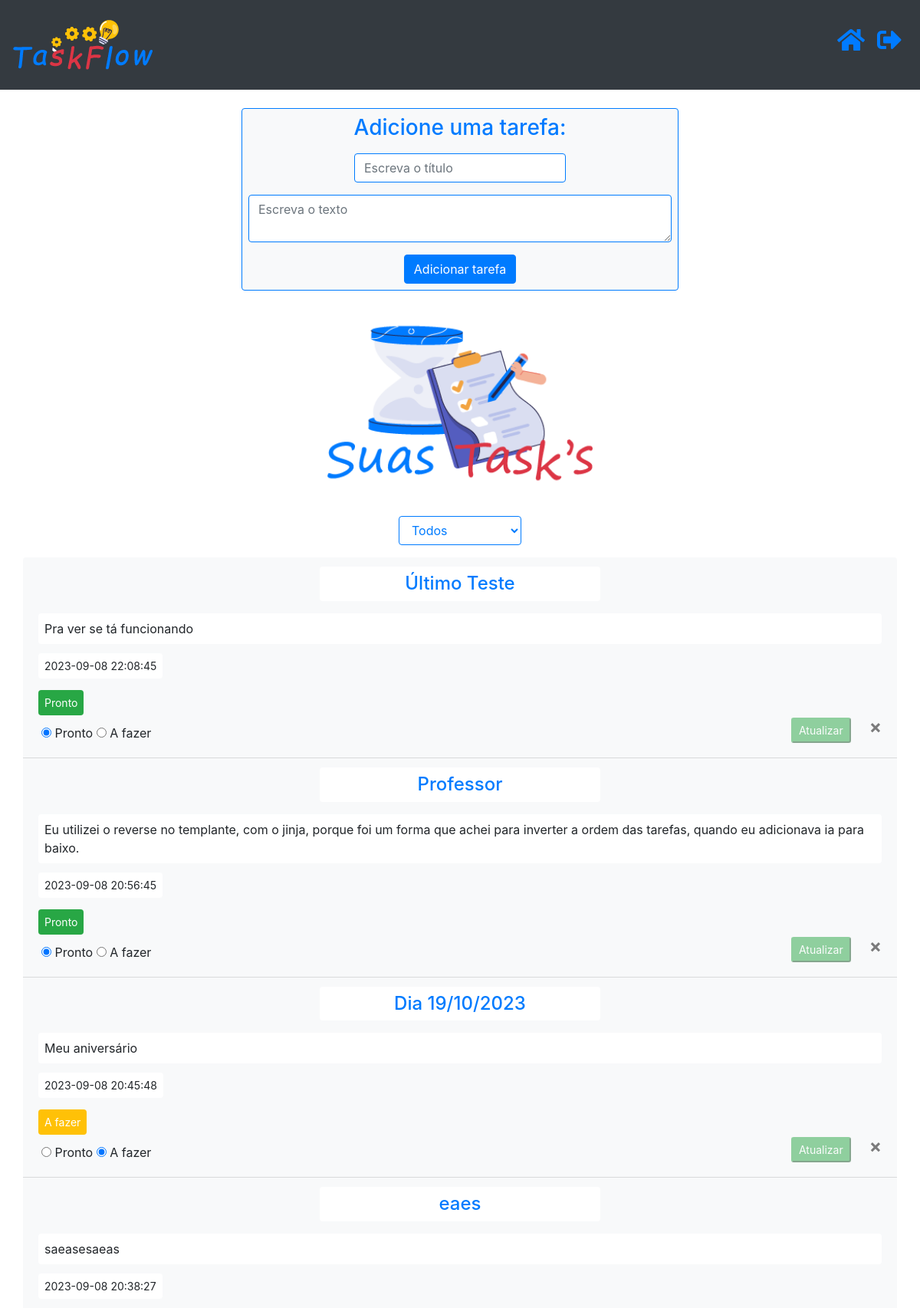
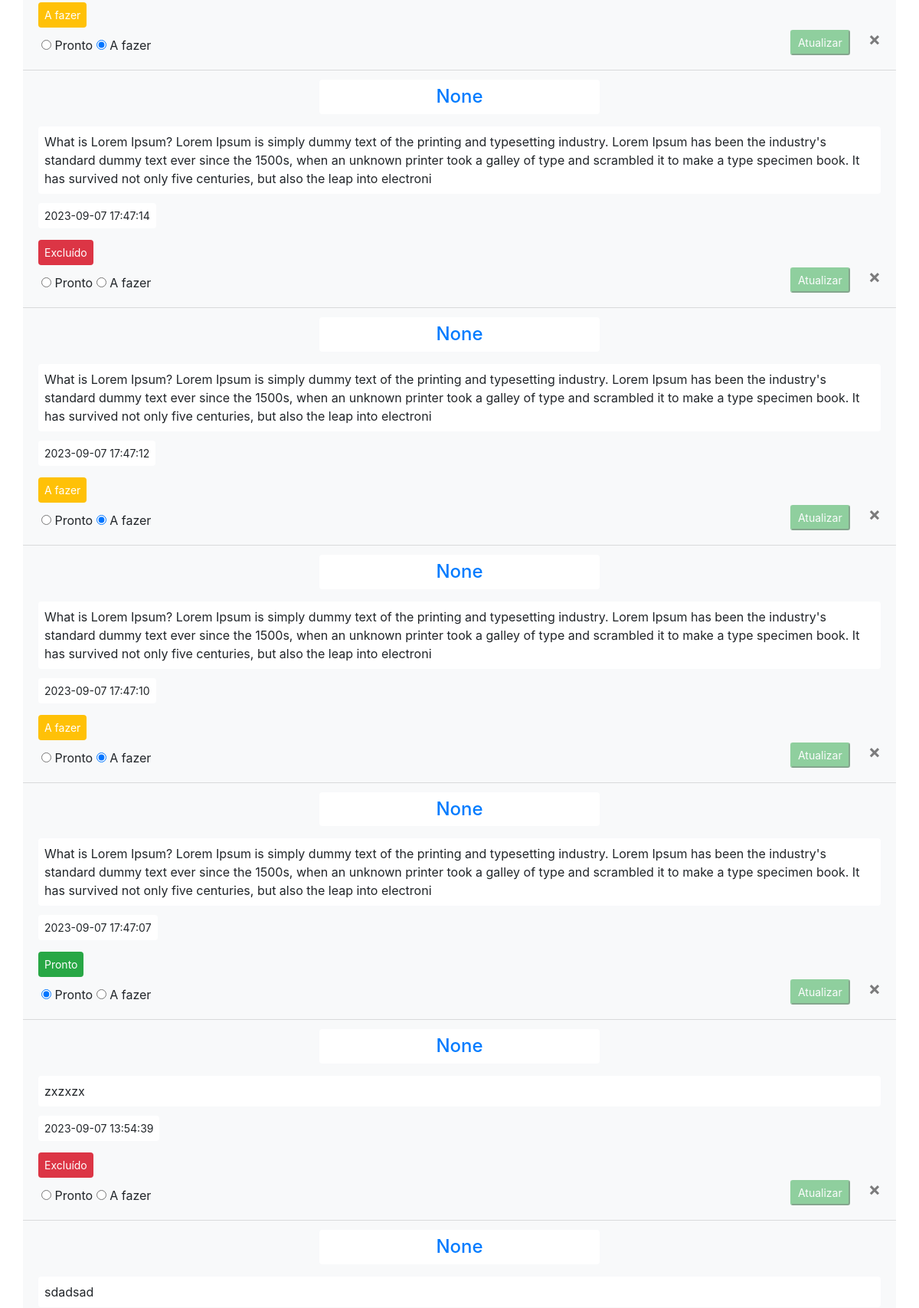
/ (signed in, upper part), run on the app's committed database (2 pictures, top to bottom).
### website/models.py (models this page shows)
class Tarefa(db.Model):
    id = db.Column(db.Integer, primary_key=True)
    titulo = db.Column(db.String(55))
    texto = db.Column(db.String(1000))
    data = db.Column(db.DateTime(timezone=True), default=func.now())
    usuario_id = db.Column(db.Integer, db.ForeignKey('usuario.id'))
    publica = db.Column(db.Boolean, default=False)
    status_id = db.Column(db.Integer, db.ForeignKey('estado.id'))

### website/views.py (the view, shortened to what this page needs)
@views.route('/', methods=['GET', 'POST'])
@login_required
def home():
    return render_template("home.html", usuario=current_user)

### website/__init__.py (called while the page is built)
def create_app():
    app = Flask(__name__)
    app.config['SECRET_KEY'] = 'você não vai advinhar'
    app.config['SQLALCHEMY_DATABASE_URI'] = f'sqlite:///{DB_NAME}'
    db.init_app(app)
    migrate = Migrate(app, db)
    from .views import views
    from .auth import auth
    app.register_blueprint(views, url_prefix='/')
    app.register_blueprint(auth, url_prefix='/')
    from .models import Usuario, Tarefa
    login_manager = LoginManager()
    login_manager.login_view = 'auth.login'
    login_manager.login_message= 'Faça o login para acessar esta página.'
    login_manager.init_app(app)
    @login_manager.user_loader
    def load_user(id):
        return Usuario.query.get(int(id))
    return app

### website/templates/home.html (shortened to what this page needs)
{% extends "base.html" %}
{% block content %}
<form class="row" method="POST">
    <div class="text-center col-md-6 offset-md-3 bg-light rounded p-2 border border-primary">
        <legend class="text-primary h3">Adicione uma tarefa:</legend>
        <input name="titulo" id="titulo" placeholder="Escreva o título" class="form-control my-3 col-md-6 offset-md-3 border border-primary"></input>
        <textarea name="tarefa" id="tarefa" placeholder="Escreva o texto" class="form-control my-3 border border-primary"></textarea>
        <div class="d-flex justify-content-center">
            <button type="submit" class="btn btn-primary">Adicionar tarefa</button>
        </div>
    </div>
</form>
<div class="row mt-4">
    <img class="img-fluid col-12 col-md-4 offset-md-4" src="../static/images/suastasks.png">
</div>
<form>
    <div class="row ">
        <div class="form-group col-6 offset-3 col-md-2 offset-md-5 ">
            <select class="form-control  border border-primary text-primary" id="filtro">
                <option value="todos">Todos</option>
            </select>
        </div>
    </div>
</form>
<ul class="list-group list-group-flush rounded" id="tarefas">
    {% for tarefa in usuario.tarefas|reverse %}
        <li class="list-group-item bg-light row" data-status="{{ tarefa.status_id }}">
            <p class="bg-white p-2 rounded text-primary text-center h4 mb-3 col-6 offset-3 col-md-4 offset-md-4">{{ tarefa.titulo }}</p>
            <p class="bg-white p-2 rounded">{{ tarefa.texto }}</p>
            <small class="bg-white p-2 rounded">{{ tarefa.data }}</small>
            <br>
            <br>
            {% if tarefa.status_id == 1 %}
                <small class="text-white bg-warning p-2 rounded">A fazer</small>
            {% elif tarefa.status_id == 2 %}
                <small class="text-white bg-success p-2 rounded">Pronto</small>
            {% else %}
                <small class="text-white bg-danger p-2 rounded">Excluído</small>
            {% endif %}
            <br>
            <form method="post" action="/update/{{ tarefa.id }}">
                <div class="row ml-1 mt-2">
                    <div class="form-radio col-6 mt-1 mt-md-2 p-0">
                        <input type="radio" id="pronto" name="status" value="pronto" {% if tarefa.status_id == 2 %}checked{% endif %}>
                        <label for="pronto">Pronto</label>
                        <input type="radio" id="afazer" name="status" value="afazer" {% if tarefa.status_id == 1 %}checked{% endif %}>
                        <label for="afazer">A fazer</label>
                    </div>
                    <div class="col-6">
                        <button type="button" class="close" onClick="deleteTarefa({{ tarefa.id }})">
                            <span aria-hidden="true">&times;</span>
                        </button>
                        <div class="close mr-4">
                            <button type="submit" class="btn-sm btn-success">Atualizar</button>
                        </div>
                    </div>
                </div>
            </form>
        </li>
    {% else %}
        <li>Nenhuma tarefa cadastrada.</li>
    {% endfor %}
</ul>
{% endblock %}

### website/templates/base.html (shortened to what this page needs)
<!doctype html>
<html lang="pt-BR">
  <head>
    <link rel="stylesheet" href="https://cdn.jsdelivr.net/npm/bootstrap@4.6.2/dist/css/bootstrap.min.css"
>
    <link rel="stylesheet" href="https://cdnjs.cloudflare.com/ajax/libs/font-awesome/5.15.4/css/all.min.css">
  </head>
  <body>
    <nav class="navbar navbar-expand-lg navbar-dark bg-dark py-0">
        {% if usuario %}
          <a class="navbar-brand img-fluid " href="/"><img src="../static/images/taskflow.png"></a>
        {% else %}
          <a class="navbar-brand img-fluid" href="/login"><img src="../static/images/taskflow.png"></a>
        {% endif %}
        <div class="collapse navbar-collapse" id="navbarNav">
          <div class="ml-auto">
          <ul class="navbar-nav">
            {% if usuario %}
              <li class="nav-item active">
                <a class="nav-link text-primary h4" href="/"><i class="fas fa-home fa-lg"></i><span class="sr-only">(current)</span></a>
              </li>
              <li class="nav-item">
                <a class="nav-link text-primary h4" href="/logout"><i class="fas fa-sign-out-alt fa-lg"></i></a>
              </li>
            {% endif %}
          </ul>
          </div>
        </div>
      </nav>
    <div class="container mt-4 mb-5">
    {% block content %}
    {% endblock %}
    </div>
  </body>
</html>

### data on the page
Tarefa: titulo "Último Teste", texto "Pra ver se tá funcionando", data "2023-09-08 22:08:45", shows "Pronto", status_id "☑ Pronto", status_id "☐ A fazer"
Tarefa: titulo "Professor", texto "Eu utilizei o reverse no templante, com o jinja, porque foi um forma que achei para inverter a ordem das tarefas, quando eu adicionava ia para baixo.", data "2023-09-08 20:56:45", shows "Pronto", status_id "☑"
Tarefa: titulo "Dia 19/10/2023", texto "Meu aniversário", data "2023-09-08 20:45:48", shows "A fazer", status_id "☑"
Tarefa: titulo "eaes", texto "saeasesaeas", data "2023-09-08 20:38:27", shows "A fazer", status_id "☑"
Tarefa: titulo "None", texto "What is Lorem Ipsum? Lorem Ipsum is simply dummy text of the printing and typesetting industry. Lorem Ipsum has been the industry's standard dummy text ever since the 1500s, when an unknown printer took a galley of type and scrambled it to make a type specimen book. It has survived not only five centuries, but also the leap into electroni", data "2023-09-07 17:47:14", shows "Excluído"
Tarefa: titulo "None", texto "What is Lorem Ipsum? Lorem Ipsum is simply dummy text of the printing and typesetting industry. Lorem Ipsum has been the industry's standard dummy text ever since the 1500s, when an unknown printer took a galley of type and scrambled it to make a type specimen book. It has survived not only five centuries, but also the leap into electroni", data "2023-09-07 17:47:12", shows "A fazer", status_id "☑"
Tarefa: titulo "None", texto "What is Lorem Ipsum? Lorem Ipsum is simply dummy text of the printing and typesetting industry. Lorem Ipsum has been the industry's standard dummy text ever since the 1500s, when an unknown printer took a galley of type and scrambled it to make a type specimen book. It has survived not only five centuries, but also the leap into electroni", data "2023-09-07 17:47:10", shows "A fazer", status_id "☑"
Tarefa: titulo "None", texto "What is Lorem Ipsum? Lorem Ipsum is simply dummy text of the printing and typesetting industry. Lorem Ipsum has been the industry's standard dummy text ever since the 1500s, when an unknown printer took a galley of type and scrambled it to make a type specimen book. It has survived not only five centuries, but also the leap into electroni", data "2023-09-07 17:47:07", shows "Pronto", status_id "☑"
Tarefa: titulo "None", texto "zxzxzx", data "2023-09-07 13:54:39", shows "Excluído"
Tarefa: titulo "None", texto "sdadsad"
